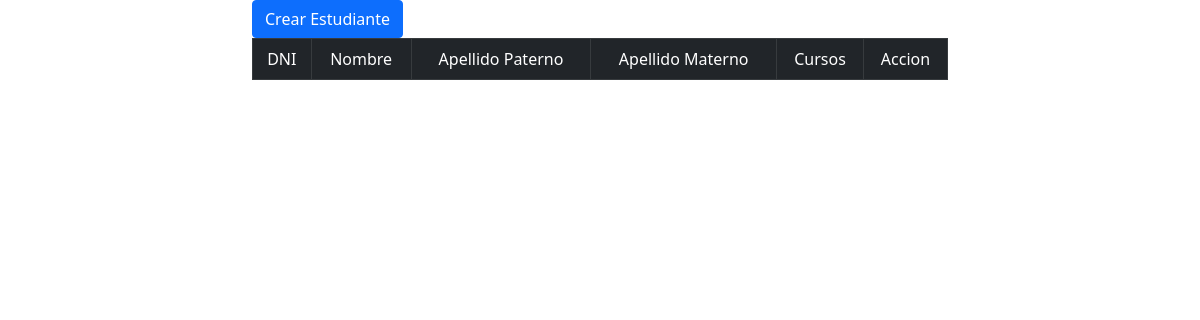
Before: /estudiantes with the older database file.
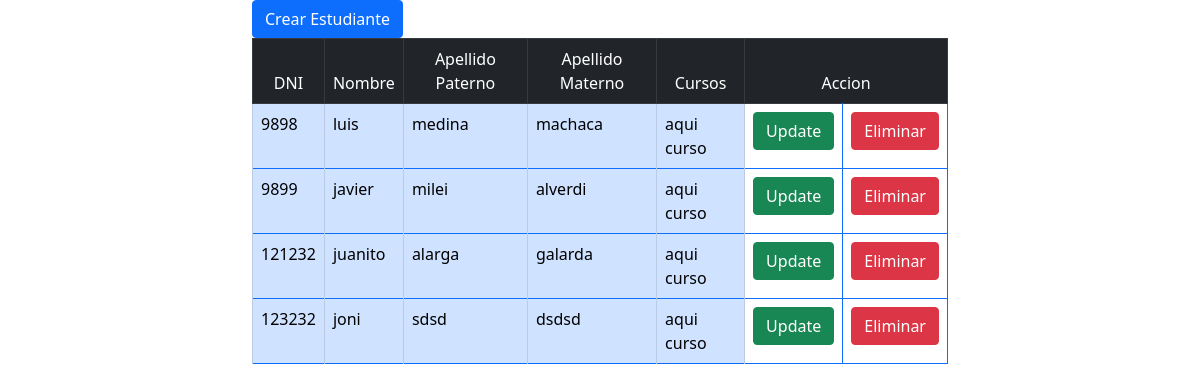
After: the same page with the newer database file.
### app.py (models this page shows)
class Estudiante(db.Model):
	dniEstudiante=db.Column(db.Integer, primary_key=True)
	nombre=db.Column(db.String(50), nullable=False)
	apePaterno=db.Column(db.String(50), nullable=False)
	apeMaterno=db.Column(db.String(50), nullable=False)
	contrasenia=db.Column(db.String(80), nullable=False)
	subcripciones=db.relationship('Subcripcion', backref='estudiante',lazy=True)

### app.py (the view)
@app.route("/estudiantes", methods=["GET"])
def list_estudiantes():
	estQuery = Estudiante.query.all()
	return render_template("estudiantes.html", estudiantes=estQuery)

### templates/estudiantes.html (shortened to what this page needs)
<!DOCTYPE html>
<html lang="en">
<head>
    <link href="https://cdn.jsdelivr.net/npm/bootstrap@5.0.2/dist/css/bootstrap.min.css" rel="stylesheet">
</head>
<body>
    <div class="container" style="width: 60%;">
        <button type="button" class="btn btn-primary" data-bs-toggle="modal" data-bs-target="#modalEstudiante">Crear Estudiante</button>
        <table class="table table-bordered border-primary">
            <thead class="table-dark">
                <tr>
                    <td class="text-center">DNI</td>
                    <td class="text-center">Nombre</td>
                    <td class="text-center">Apellido Paterno</td>
                    <td class="text-center">Apellido Materno</td>
                    <td class="text-center">Cursos</td>
                    <td colspan="2" class="text-center">Accion</td>
                </tr>
            </thead>
            <tbody>
                {% for estudiante in estudiantes %}
                <tr>
                    <td class="table-primary">{{estudiante.dniEstudiante}}</td>
                    <td class="table-primary">{{estudiante.nombre}}</td>
                    <td class="table-primary">{{ estudiante.apePaterno }}</td>
                    <td class="table-primary">{{ estudiante.apeMaterno }}</td>
                    <td class="table-primary">aqui curso</td>
                    <td><button type="button" class="btn btn-success" data-bs-toggle="modal" data-bs-target="#update_estudiante_{{estudiante.dniEstudiante}}">Update</button></td>
                    <td><button type="button" class="btn btn-danger" data-bs-toggle="modal" data-bs-target="#delete_estudiante_{{estudiante.dniEstudiante}}">Eliminar</button></td>
                </tr>
                {% endfor %}
            </tbody>
        </table>
    </div>
</body>
</html>

Changed rows visible on the page:
added Estudiante: dniEstudiante "9898", nombre "luis", apePaterno "medina", apeMaterno "machaca"
added Estudiante: dniEstudiante "9899", nombre "javier", apePaterno "milei", apeMaterno "alverdi"
added Estudiante: dniEstudiante "121232", nombre "juanito", apePaterno "alarga", apeMaterno "galarda"
added Estudiante: dniEstudiante "123232", nombre "joni", apePaterno "sdsd", apeMaterno "dsdsd"
